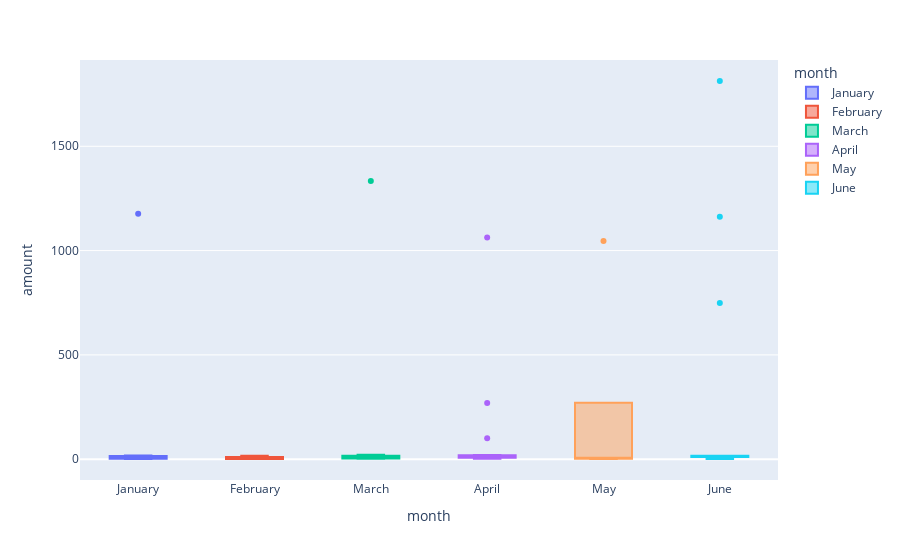

Notebook cell for this chart:
### Code cell
# Creating the six box plots using plotly express
fig = px.box(card_holder_25_df,
            y="amount",
            x='month',
            color='month')
fig.show()

### Figure 1 — Plotly figure (JSON) as saved in the notebook; plotly's stock layout.template omitted (floating-point values rounded to 4 significant figures)
{"data": [{"alignmentgroup": "True", "hovertemplate": "month=%{x}<br>amount=%{y}<extra></extra>", "legendgroup": "January", "marker": {"color": "#636efa"}, "name": "January", "notched": false, "offsetgroup": "January", "orientation": "v", "showlegend": true, "type": "box", "x": ["January", "January", "January", "January", "January", "January", "January", "January", "January", "January"], "x0": " ", "xaxis": "x", "y": [1.46, 10.74, 2.93, 1.39, 17.84, 1.65, 15.86, 2.22, 1177, 2.75], "y0": " ", "yaxis": "y"}, {"alignmentgroup": "True", "hovertemplate": "month=%{x}<br>amount=%{y}<extra></extra>", "legendgroup": "February", "marker": {"color": "#EF553B"}, "name": "February", "notched": false, "offsetgroup": "February", "orientation": "v", "showlegend": true, "type": "box", "x": ["February", "February", "February", "February", "February", "February", "February", "February", "February", "February"], "x0": " ", "xaxis": "x", "y": [10.75, 10.81, 5.97, 3.69, 16.7, 1.26, 2.63, 11.01, 0.91, 1.18], "y0": " ", "yaxis": "y"}, {"alignmentgroup": "True", "hovertemplate": "month=%{x}<br>amount=%{y}<extra></extra>", "legendgroup": "March", "marker": {"color": "#00cc96"}, "name": "March", "notched": false, "offsetgroup": "March", "orientation": "v", "showlegend": true, "type": "box", "x": ["March", "March", "March", "March", "March", "March", "March", "March", "March", "March", "March", "March", "March"], "x0": " ", "xaxis": "x", "y": [12.42, 16.58, 1334, 2.88, 2.04, 13.57, 10.1, 1.65, 3.08, 4.2, 2.56, 18.28, 21.04], "y0": " ", "yaxis": "y"}, {"alignmentgroup": "True", "hovertemplate": "month=%{x}<br>amount=%{y}<extra></extra>", "legendgroup": "April", "marker": {"color": "#ab63fa"}, "name": "April", "notched": false, "offsetgroup": "April", "orientation": "v", "showlegend": true, "type": "box", "x": ["April", "April", "April", "April", "April", "April", "April", "April", "April", "April", "April", "April", "April", "April", "April", "April"], "x0": " ", "xaxis": "x", "y": [100, 2.62, 7.08, 17.15, 1063, 10.15, 10.06, 269, 10.24, 7.39, 6.01, 20.03, 2.79, 10.02, 15.66, 16.5], "y0": " ", "yaxis": "y"}, {"alignmentgroup": "True", "hovertemplate": "month=%{x}<br>amount=%{y}<extra></extra>", "legendgroup": "May", "marker": {"color": "#FFA15A"}, "name": "May", "notched": false, "offsetgroup": "May", "orientation": "v", "showlegend": true, "type": "box", "x": ["May", "May", "May", "May", "May"], "x0": " ", "xaxis": "x", "y": [1.1, 1046, 12.15, 2.27, 5.97], "y0": " ", "yaxis": "y"}, {"alignmentgroup": "True", "hovertemplate": "month=%{x}<br>amount=%{y}<extra></extra>", "legendgroup": "June", "marker": {"color": "#19d3f3"}, "name": "June", "notched": false, "offsetgroup": "June", "orientation": "v", "showlegend": true, "type": "box", "x": ["June", "June", "June", "June", "June", "June", "June", "June", "June", "June", "June", "June", "June", "June"], "x0": " ", "xaxis": "x", "y": [1162, 749, 10.69, 11.88, 1.03, 10.15, 11.01, 16.29, 15.98, 1813, 16.61, 11.53, 5.24, 2.27], "y0": " ", "yaxis": "y"}], "layout": {"autosize": true, "boxmode": "overlay", "legend": {"title": {"text": "month"}, "tracegroupgap": 0}, "margin": {"t": 60}, "xaxis": {"anchor": "y", "autorange": true, "categoryarray": ["January", "February", "March", "April", "May", "June"], "categoryorder": "array", "domain": [0, 1], "range": [-0.5, 5.5], "title": {"text": "month"}, "type": "category"}, "yaxis": {"anchor": "x", "autorange": true, "domain": [0, 1], "range": [-99.76, 1914.0], "title": {"text": "amount"}, "type": "linear"}}}
